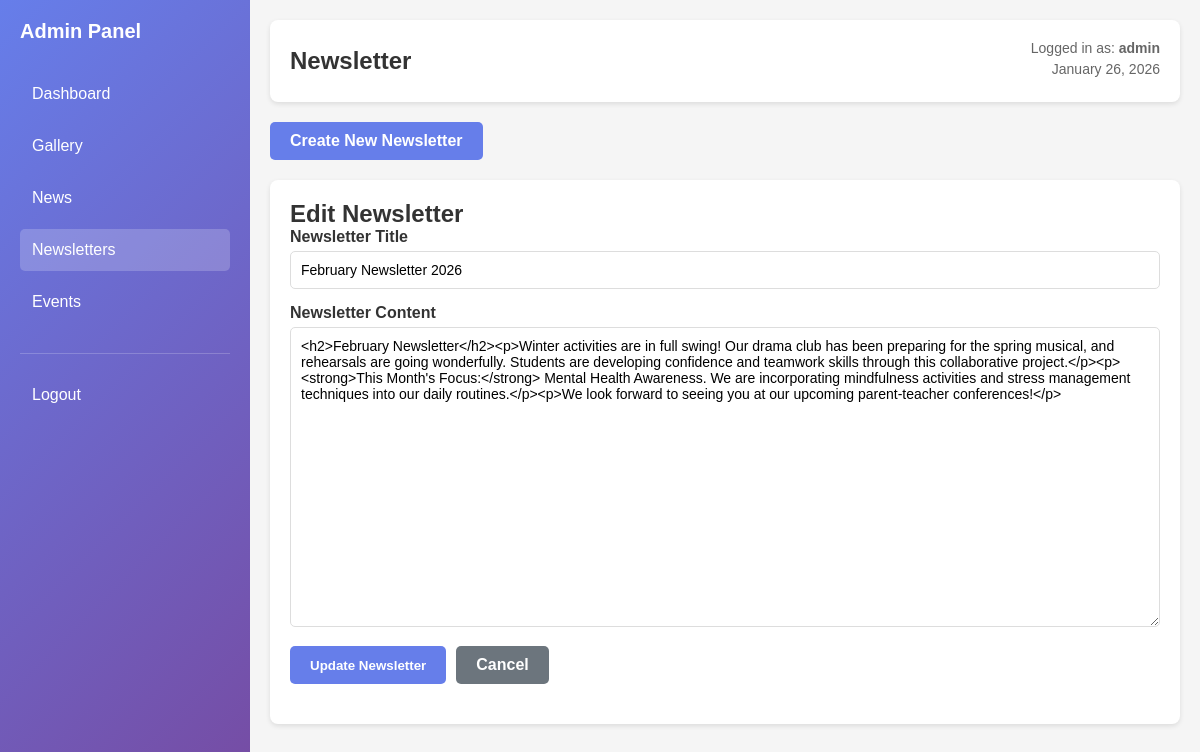
The page /admin/dashboard.php?page=newsletter&action=edit&id=2 (signed in) on the database its author committed.
### tables this page shows
CREATE TABLE IF NOT EXISTS newsletters (
    id INT PRIMARY KEY AUTO_INCREMENT,
    title VARCHAR(255) NOT NULL,
    content LONGTEXT NOT NULL,
    recipient_count INT DEFAULT 0,
    sent_date DATETIME,
    is_sent BOOLEAN DEFAULT FALSE,
    created_at TIMESTAMP DEFAULT CURRENT_TIMESTAMP,
    updated_at TIMESTAMP DEFAULT CURRENT_TIMESTAMP ON UPDATE CURRENT_TIMESTAMP
);

### admin/pages/newsletter.php (the view, shortened to what this page needs)
<?php
$action = $_GET['action'] ?? 'list';
$newsletters = [];
$result = $conn->query("SELECT * FROM newsletters ORDER BY created_at DESC");
if ($result) {
    while ($row = $result->fetch_assoc()) {
        $newsletters[] = $row;
    }
}
?>
<div class="button-group" style="margin-bottom: 20px;">
    <a href="?page=newsletter&action=create" class="btn btn-primary">Create New Newsletter</a>
</div>
<?php if ($action === 'create'): ?>
    <div class="form-container">
        <h2>Create New Newsletter</h2>
        <form method="POST">
            <div class="form-group">
                <label for="title">Newsletter Title</label>
                <input type="text" id="title" name="title" required placeholder="e.g., February Newsletter 2026">
            </div>
            <div class="form-group">
                <label for="content">Newsletter Content</label>
                <textarea id="content" name="content" required placeholder="Enter newsletter content (HTML supported)"></textarea>
            </div>
            <div class="button-group">
                <button type="submit" name="create_newsletter" class="btn btn-primary">Create Newsletter</button>
                <a href="?page=newsletter" class="btn btn-secondary">Cancel</a>
            </div>
        </form>
    </div>
<?php elseif ($action === 'edit' && isset($_GET['id'])): ?>
    <?php
    $id = intval($_GET['id']);
    $newsletter = null;
    foreach ($newsletters as $n) {
        if ($n['id'] == $id) {
            $newsletter = $n;
            break;
        }
    }
    if (!$newsletter) {
        echo '<div class="error">Newsletter not found.</div>';
    } elseif ($newsletter['is_sent']) {
        echo '<div class="error">Cannot edit a sent newsletter.</div>';
    } else {
    ?>
        <div class="form-container">
            <h2>Edit Newsletter</h2>
            <form method="POST">
                <div class="form-group">
                    <label for="title">Newsletter Title</label>
                    <input type="text" id="title" name="title" required value="<?php echo htmlspecialchars($newsletter['title']); ?>">
                </div>
                <div class="form-group">
                    <label for="content">Newsletter Content</label>
                    <textarea id="content" name="content" required><?php echo htmlspecialchars($newsletter['content']); ?></textarea>
                </div>
                <div class="button-group">
                    <button type="submit" name="edit_newsletter" class="btn btn-primary">Update Newsletter</button>
                    <a href="?page=newsletter" class="btn btn-secondary">Cancel</a>
                </div>
            </form>
        </div>
    <?php
    }
    ?>
<?php endif; ?>

### admin/dashboard.php (style rules this page uses)
* { margin: 0; padding: 0; box-sizing: border-box; }
body { font-family: 'Nunito', sans-serif; background: #f5f5f5; color: #333; }
.button-group { margin-bottom: 20px; }
.btn { display: inline-block; padding: 10px 20px; background: #667eea; color: white; text-decoration: none; border-radius: 5px; border: none; cursor: pointer; transition: background 0.3s; }
.btn-secondary { background: #6c757d; }

### admin/pages/newsletter.php (style rules this page uses)
.form-container { background: white; padding: 20px; border-radius: 8px; box-shadow: 0 2px 5px rgba(0, 0, 0, 0.1); margin-bottom: 20px; }
.form-group { margin-bottom: 15px; }
.form-group label { display: block; margin-bottom: 5px; font-weight: 600; color: #333; }
.form-group input[type="text"], .form-group textarea, .form-group input[type="number"] { width: 100%; padding: 10px; border: 1px solid #ddd; border-radius: 5px; font-family: 'Nunito', sans-serif; font-size: 14px; }
.form-group textarea { min-height: 300px; resize: vertical; }
.button-group { display: flex; gap: 10px; margin-top: 15px; }
.btn { padding: 10px 20px; border: none; border-radius: 5px; cursor: pointer; font-weight: 600; transition: background 0.3s; }
.btn-primary { background: #667eea; color: white; }
.btn-secondary { background: #6c757d; color: white; }

### rows shown on the page
newsletters: title "February Newsletter 2026", content "<h2>February Newsletter</h2><p>Winter activities are in full swing! Our drama club has been preparing for the spring musical, and rehearsals are going wonderfully. Students are developing confidence and teamwork skills through this collaborative project.</p><p><strong>This Month's Focus:</strong> Mental Health Awareness. We are incorporating mindfulness activities and stress management techniques into our daily routines.</p><p>We look forward to seeing you at our upcoming parent-teacher conferences!</p>"

### other values the page prints
$page "Newsletter"
$_SESSION['admin_user'] "admin"
